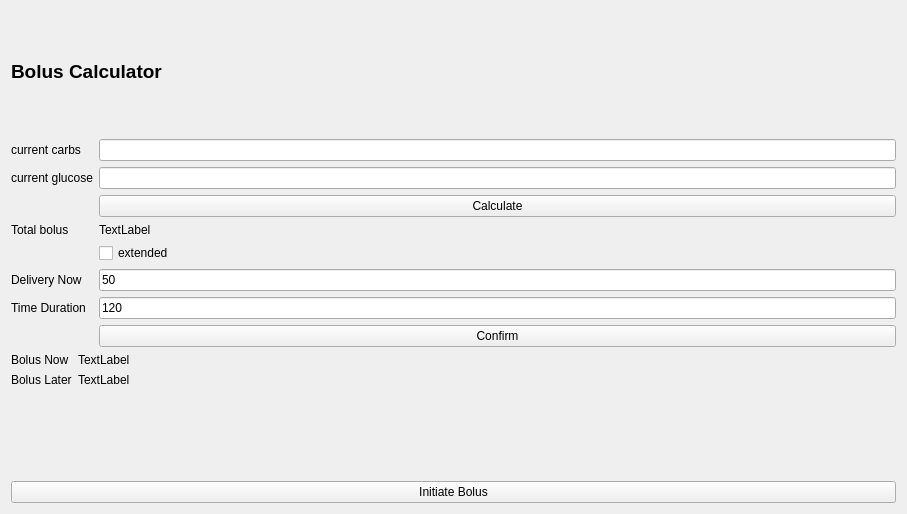
<?xml version="1.0" encoding="UTF-8"?>
<ui version="4.0">
 <class>bolus</class>
 <widget class="QWidget" name="bolus">
  <property name="geometry">
   <rect>
    <x>0</x>
    <y>0</y>
    <width>907</width>
    <height>514</height>
   </rect>
  </property>
  <property name="windowTitle">
   <string>Dialog</string>
  </property>
  <layout class="QVBoxLayout" name="verticalLayout">
   <item>
    <widget class="QLabel" name="label">
     <property name="text">
      <string>&lt;html&gt;&lt;head/&gt;&lt;body&gt;&lt;p&gt;&lt;span style=&quot; font-size:14pt; font-weight:600;&quot;&gt;Bolus Calculator&lt;/span&gt;&lt;/p&gt;&lt;/body&gt;&lt;/html&gt;</string>
     </property>
    </widget>
   </item>
   <item>
    <layout class="QFormLayout" name="formLayout_2">
     <item row="0" column="0">
      <widget class="QLabel" name="label_3">
       <property name="text">
        <string>current carbs</string>
       </property>
      </widget>
     </item>
     <item row="0" column="1">
      <widget class="QLineEdit" name="lineEdit"/>
     </item>
     <item row="1" column="0">
      <widget class="QLabel" name="label_2">
       <property name="text">
        <string>current glucose</string>
       </property>
      </widget>
     </item>
     <item row="1" column="1">
      <widget class="QLineEdit" name="lineEdit_2"/>
     </item>
     <item row="2" column="1">
      <widget class="QPushButton" name="pushButton_4">
       <property name="text">
        <string>Calculate</string>
       </property>
      </widget>
     </item>
     <item row="3" column="0">
      <widget class="QLabel" name="label_8">
       <property name="text">
        <string>Total bolus</string>
       </property>
      </widget>
     </item>
     <item row="3" column="1">
      <widget class="QLabel" name="label_4">
       <property name="text">
        <string>TextLabel</string>
       </property>
      </widget>
     </item>
     <item row="4" column="1">
      <widget class="QCheckBox" name="checkBox">
       <property name="text">
        <string>extended</string>
       </property>
      </widget>
     </item>
     <item row="5" column="1">
      <widget class="QLineEdit" name="lineEdit_3">
       <property name="text">
        <string>50</string>
       </property>
      </widget>
     </item>
     <item row="5" column="0">
      <widget class="QLabel" name="label_5">
       <property name="text">
        <string>Delivery Now</string>
       </property>
      </widget>
     </item>
     <item row="6" column="1">
      <widget class="QLineEdit" name="lineEdit_4">
       <property name="text">
        <string>120</string>
       </property>
      </widget>
     </item>
     <item row="6" column="0">
      <widget class="QLabel" name="label_6">
       <property name="text">
        <string>Time Duration</string>
       </property>
      </widget>
     </item>
     <item row="7" column="1">
      <widget class="QPushButton" name="pushButton_2">
       <property name="text">
        <string>Confirm</string>
       </property>
      </widget>
     </item>
    </layout>
   </item>
   <item>
    <layout class="QFormLayout" name="formLayout_4">
     <item row="0" column="0">
      <widget class="QLabel" name="label_7">
       <property name="text">
        <string>Bolus Now</string>
       </property>
      </widget>
     </item>
     <item row="0" column="1">
      <widget class="QLabel" name="label_9">
       <property name="text">
        <string>TextLabel</string>
       </property>
      </widget>
     </item>
     <item row="1" column="0">
      <widget class="QLabel" name="label_10">
       <property name="text">
        <string>Bolus Later</string>
       </property>
      </widget>
     </item>
     <item row="1" column="1">
      <widget class="QLabel" name="label_11">
       <property name="text">
        <string>TextLabel</string>
       </property>
      </widget>
     </item>
    </layout>
   </item>
   <item>
    <widget class="QPushButton" name="InitiateBolus">
     <property name="text">
      <string>Initiate Bolus</string>
     </property>
    </widget>
   </item>
  </layout>
 </widget>
 <resources/>
 <connections/>
</ui>
